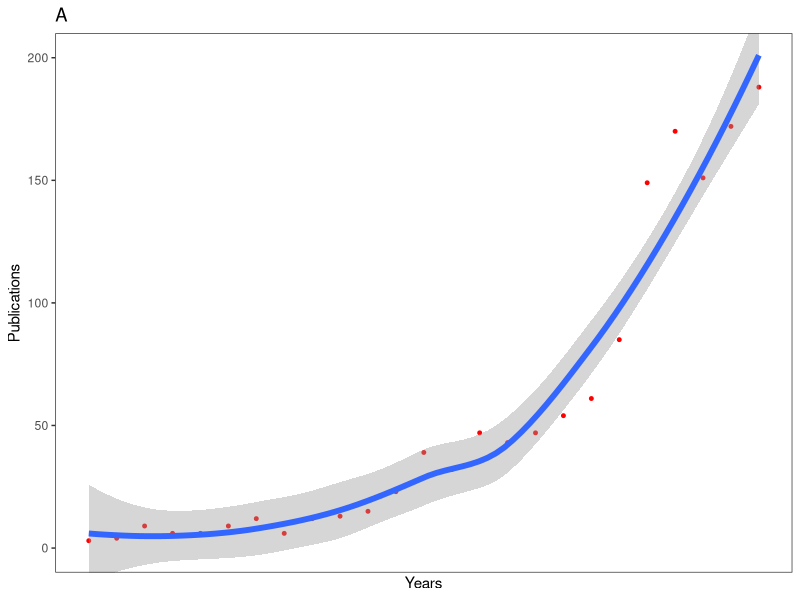

This chart was generated by the following R code: (Note: this script raises an error after producing the figure.)
install.packages("ggplot2")
library(ggplot2)
install.packages("ggpubr")
library(ggpubr)
library(readxl)
install.packages("data.table")
library(data.table)

# use the data
mydata <- data.frame(
  Years = c(2000, 2001, 2002, 2003, 2004, 2005, 2006, 2007, 2008, 2009, 2010, 2011, 2012, 2013, 2014, 2015, 2016, 2017, 2018, 2019, 2020, 2021, 2022, 2023, 2024),
  Publications = c(3, 4, 9, 6, 6, 9, 12, 6, 12, 13, 15, 23, 39, 32, 47, 43, 47, 54, 61, 85, 149, 170, 151, 172, 188),
  Citations = c(0, 1, 2, 13, 24, 58, 65, 92, 112, 155, 190, 223, 288, 358, 538, 761, 825, 1142, 1211, 1651, 2301, 3013, 3490, 3851, 4679)
)

# seed settings
set.seed(123)
p <- ggplot() + 
  geom_point(data = mydata, aes(Years, Publications), fill="red", colour="red", size=1, shape=21) + 
  geom_smooth(data = mydata, aes(x=Years, y=Publications), method = "loess", se=T, size=2) + 
  ggtitle('A') + 
  scale_x_continuous(breaks=seq(8, 16, by=4), "Years") + 
  coord_cartesian(ylim = c(0, 200)) + 
  labs(y="Publications") + 
  theme(plot.background = element_rect(color = "black", size = 1)) +  
  theme_bw() + 
  theme(panel.grid = element_blank(), legend.title = element_blank())

# extract data from ggplot object
plot_data <- ggplot_build(p)$data[[2]]

# create data frame
df <- data.frame(
  x = plot_data$x,
  y = plot_data$y,
  ymin = plot_data$ymin,
  ymax = plot_data$ymax
)

# save data
write.csv(df, "D:/document/loess_curve.csv", row.names = FALSE)
